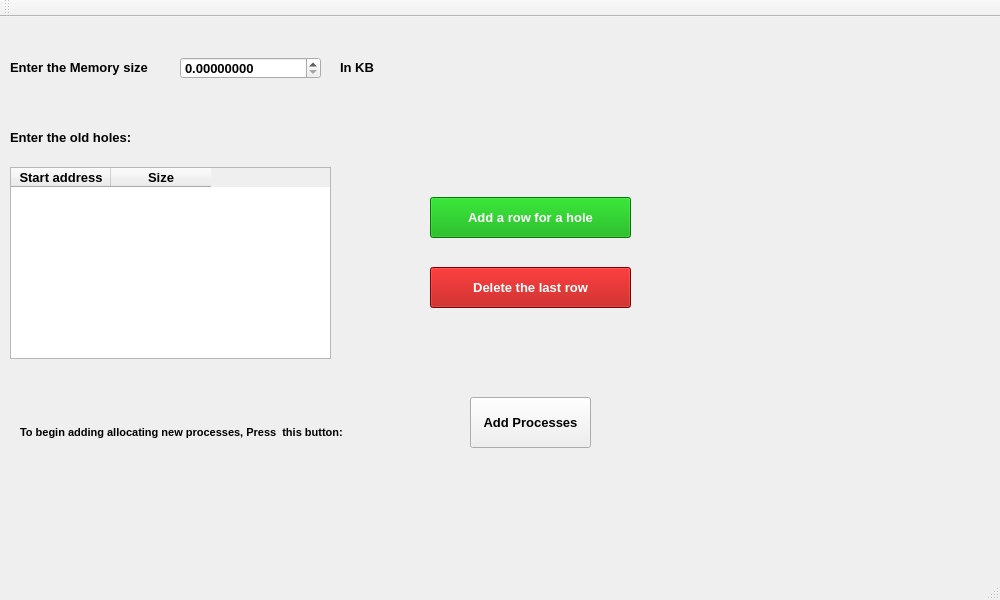
<?xml version="1.0" encoding="UTF-8"?>
<ui version="4.0">
 <class>InputWindow</class>
 <widget class="QMainWindow" name="InputWindow">
  <property name="geometry">
   <rect>
    <x>0</x>
    <y>0</y>
    <width>1000</width>
    <height>600</height>
   </rect>
  </property>
  <property name="sizePolicy">
   <sizepolicy hsizetype="Fixed" vsizetype="Fixed">
    <horstretch>0</horstretch>
    <verstretch>0</verstretch>
   </sizepolicy>
  </property>
  <property name="minimumSize">
   <size>
    <width>100</width>
    <height>600</height>
   </size>
  </property>
  <property name="maximumSize">
   <size>
    <width>1000</width>
    <height>600</height>
   </size>
  </property>
  <property name="font">
   <font>
    <pointsize>10</pointsize>
    <weight>75</weight>
    <italic>false</italic>
    <bold>true</bold>
    <underline>false</underline>
    <strikeout>false</strikeout>
   </font>
  </property>
  <property name="windowTitle">
   <string>Inputs</string>
  </property>
  <widget class="QWidget" name="centralwidget">
   <widget class="QLabel" name="label">
    <property name="geometry">
     <rect>
      <x>10</x>
      <y>40</y>
      <width>151</width>
      <height>20</height>
     </rect>
    </property>
    <property name="sizePolicy">
     <sizepolicy hsizetype="Expanding" vsizetype="Preferred">
      <horstretch>0</horstretch>
      <verstretch>0</verstretch>
     </sizepolicy>
    </property>
    <property name="font">
     <font>
      <pointsize>10</pointsize>
      <weight>75</weight>
      <italic>false</italic>
      <bold>true</bold>
      <underline>false</underline>
      <strikeout>false</strikeout>
     </font>
    </property>
    <property name="text">
     <string>Enter the Memory size</string>
    </property>
    <property name="alignment">
     <set>Qt::AlignJustify|Qt::AlignVCenter</set>
    </property>
   </widget>
   <widget class="QLabel" name="label_2">
    <property name="geometry">
     <rect>
      <x>10</x>
      <y>100</y>
      <width>171</width>
      <height>41</height>
     </rect>
    </property>
    <property name="sizePolicy">
     <sizepolicy hsizetype="Expanding" vsizetype="Preferred">
      <horstretch>0</horstretch>
      <verstretch>0</verstretch>
     </sizepolicy>
    </property>
    <property name="font">
     <font>
      <pointsize>10</pointsize>
      <weight>75</weight>
      <italic>false</italic>
      <bold>true</bold>
      <underline>false</underline>
      <strikeout>false</strikeout>
     </font>
    </property>
    <property name="text">
     <string>Enter the old holes:</string>
    </property>
    <property name="alignment">
     <set>Qt::AlignJustify|Qt::AlignVCenter</set>
    </property>
   </widget>
   <widget class="QTableWidget" name="old_holes_tableWidget">
    <property name="geometry">
     <rect>
      <x>10</x>
      <y>150</y>
      <width>321</width>
      <height>192</height>
     </rect>
    </property>
    <column>
     <property name="text">
      <string>Start address</string>
     </property>
    </column>
    <column>
     <property name="text">
      <string>Size</string>
     </property>
    </column>
   </widget>
   <widget class="QPushButton" name="add_hole_pushButton">
    <property name="geometry">
     <rect>
      <x>430</x>
      <y>180</y>
      <width>201</width>
      <height>41</height>
     </rect>
    </property>
    <property name="styleSheet">
     <string notr="true">background-color: rgb(0, 170, 0);
color: rgb(255, 255, 255);</string>
    </property>
    <property name="text">
     <string>Add a row for a hole</string>
    </property>
   </widget>
   <widget class="QPushButton" name="delete_hole_pushButton">
    <property name="geometry">
     <rect>
      <x>430</x>
      <y>250</y>
      <width>201</width>
      <height>41</height>
     </rect>
    </property>
    <property name="styleSheet">
     <string notr="true">background-color: rgb(179, 0, 0);
color: rgb(255, 255, 255);</string>
    </property>
    <property name="text">
     <string>Delete the last row</string>
    </property>
   </widget>
   <widget class="QLabel" name="label_3">
    <property name="geometry">
     <rect>
      <x>340</x>
      <y>40</y>
      <width>91</width>
      <height>21</height>
     </rect>
    </property>
    <property name="sizePolicy">
     <sizepolicy hsizetype="Expanding" vsizetype="Preferred">
      <horstretch>0</horstretch>
      <verstretch>0</verstretch>
     </sizepolicy>
    </property>
    <property name="font">
     <font>
      <pointsize>10</pointsize>
      <weight>75</weight>
      <italic>false</italic>
      <bold>true</bold>
      <underline>false</underline>
      <strikeout>false</strikeout>
     </font>
    </property>
    <property name="text">
     <string>In KB</string>
    </property>
    <property name="alignment">
     <set>Qt::AlignJustify|Qt::AlignVCenter</set>
    </property>
   </widget>
   <widget class="QDoubleSpinBox" name="size_doubleSpinBox">
    <property name="geometry">
     <rect>
      <x>180</x>
      <y>40</y>
      <width>141</width>
      <height>22</height>
     </rect>
    </property>
    <property name="decimals">
     <number>8</number>
    </property>
    <property name="maximum">
     <double>1000000000000000008493621433689702976148869924598760615894999102702796905906176.000000000000000</double>
    </property>
   </widget>
   <widget class="QPushButton" name="add_old_processes_pushButton">
    <property name="geometry">
     <rect>
      <x>470</x>
      <y>380</y>
      <width>121</width>
      <height>51</height>
     </rect>
    </property>
    <property name="text">
     <string>Add Processes</string>
    </property>
   </widget>
   <widget class="QLabel" name="label_4">
    <property name="geometry">
     <rect>
      <x>20</x>
      <y>380</y>
      <width>351</width>
      <height>71</height>
     </rect>
    </property>
    <property name="sizePolicy">
     <sizepolicy hsizetype="Expanding" vsizetype="Preferred">
      <horstretch>0</horstretch>
      <verstretch>0</verstretch>
     </sizepolicy>
    </property>
    <property name="font">
     <font>
      <pointsize>8</pointsize>
      <weight>75</weight>
      <italic>false</italic>
      <bold>true</bold>
      <underline>false</underline>
      <strikeout>false</strikeout>
     </font>
    </property>
    <property name="text">
     <string>To begin adding allocating new processes, Press  this button:</string>
    </property>
    <property name="alignment">
     <set>Qt::AlignJustify|Qt::AlignVCenter</set>
    </property>
   </widget>
  </widget>
  <widget class="QStatusBar" name="statusbar"/>
  <widget class="QToolBar" name="toolBar">
   <property name="windowTitle">
    <string>toolBar</string>
   </property>
   <attribute name="toolBarArea">
    <enum>TopToolBarArea</enum>
   </attribute>
   <attribute name="toolBarBreak">
    <bool>false</bool>
   </attribute>
  </widget>
  <widget class="QMenuBar" name="menubar">
   <property name="geometry">
    <rect>
     <x>0</x>
     <y>0</y>
     <width>1000</width>
     <height>21</height>
    </rect>
   </property>
  </widget>
  <action name="actionopen">
   <property name="text">
    <string>open</string>
   </property>
  </action>
  <action name="actionsave">
   <property name="text">
    <string>save</string>
   </property>
  </action>
  <action name="actioncopy">
   <property name="text">
    <string>copy</string>
   </property>
  </action>
  <action name="actionpaste">
   <property name="text">
    <string>paste</string>
   </property>
  </action>
 </widget>
 <resources/>
 <connections/>
</ui>
